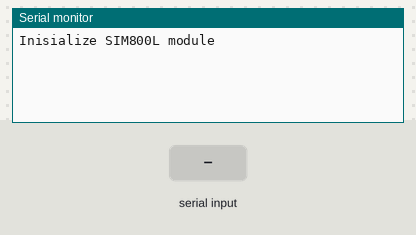
Bench run of a sketch on a simulated Arduino Uno, built with avr-gcc and run on an emulated ATmega328P. Shown: the last lines printed to the serial monitor. Inputs (shaded band) come from the test bench.

Above: at 5.2 s.
5.3 s: "1" received over the second serial link
At 6.5 s:
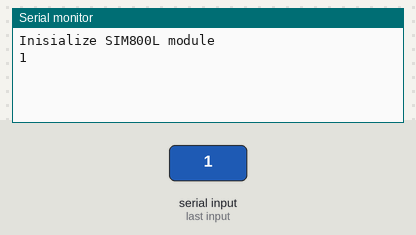
6.8 s: "0" received over the second serial link
At 7.7 s:
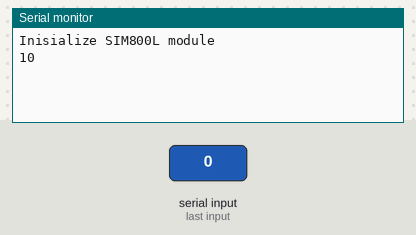

Measured:
- after the input at 5.3 s, the serial monitor: prints a new line at once (image 1)
- after the input at 6.8 s, the serial monitor: prints a new line at once (image 2)

The sketch:

gsm800.ino
```cpp
 #include <SoftwareSerial.h>
/*
Conexion
UNO --> SIM800l
D7 --> TX
D8 --> RX
Reset --> RST
GND --> GND
*/
SoftwareSerial serialSIM800(11,10);// (RX,TX)

void setup() {
 Serial.begin(9600);
 serialSIM800.begin(9600);
 delay(3000);
 Serial.println("Inisialize SIM800L module");
 delay(1000);
 }
//ATD+51943588606;


void loop() {
  if(serialSIM800.available()){
    Serial.write(serialSIM800.read());
  }

  if(Serial.available()){
    while(Serial.available()){
      serialSIM800.write(Serial.read());
    }
    serialSIM800.println();
  }
}
```
